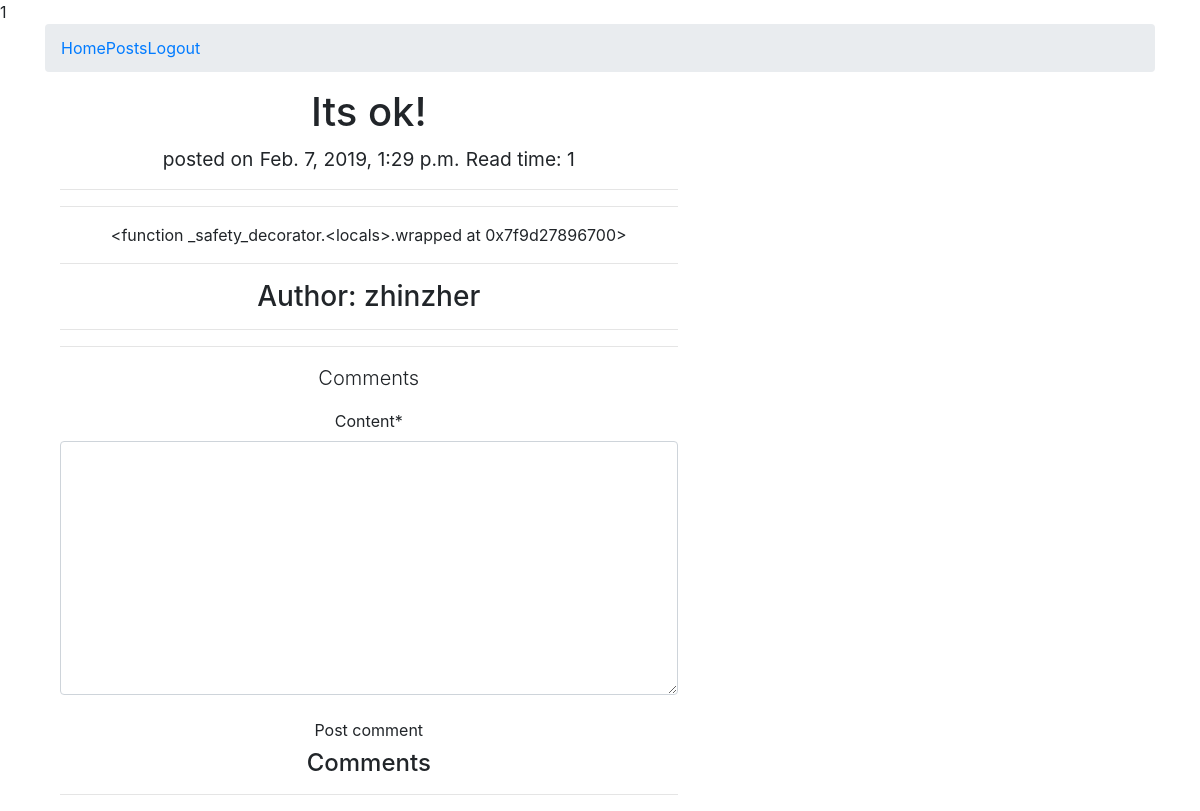
/post/rest/ (signed in), run on the app's committed database.
### post/models.py (models this page shows, shortened)
class Post(models.Model):
    user = models.ForeignKey(settings.AUTH_USER_MODEL, default=1, on_delete=models.CASCADE)
    title = models.CharField(max_length=120)
    slug = models.SlugField(unique=True)
    content = models.TextField()
    updated = models.DateTimeField(auto_now=True, auto_now_add=False)
    timestamp = models.DateTimeField(auto_now=False, auto_now_add=True)
    height_field = models.IntegerField(default=0)
    width_field = models.IntegerField(default=0)
    image = models.ImageField(
                              null=True, blank=True,
                              width_field='width_field',
                              height_field='height_field')
    draft = models.BooleanField(default=False)
    publish = models.DateTimeField(auto_now=False, auto_now_add=False)
    read_time = models.IntegerField(default=0)
    objects = PostManager()
    def get_markdown(self):
        content = self.content
        markdown_text = markdown(content)
        return mark_safe(markdown_text)
    @property
    def comments(self):
        instance = self
        qs = Comment.objects.filter_by_instance(instance)
        return qs
    @property
    def get_content_type(self):
        instance = self
        content_type = ContentType.objects.get_for_model(instance.__class__)
        return content_type

### post/views.py (the view, shortened to what this page needs)
# urls.py: path('post/<str:slug>/', post_detail, name='post-detail'),
def post_detail(request, slug=None):
    instance = get_object_or_404(Post, slug=slug)
    share_string = quote_plus(instance.content)
    initial_data = {
        'content_type': instance.get_content_type,
        'object_id': instance.id
    }
    form = CommentForm(request.POST or None, initial=initial_data)
    comments = instance.comments
    return render(request, 'post_detail.html', context={'post': instance,
                                                        'share_string': share_string,
                                                        'comments': comments,
                                                        'comment_form': form,
                                                        })

### comments/forms.py
class CommentForm(forms.Form):
    content_type = forms.CharField(widget=forms.HiddenInput)
    object_id = forms.IntegerField(widget=forms.HiddenInput)
    content = forms.CharField(widget=forms.Textarea)

### comments/models.py (called while the page is built)
    def filter_by_instance(self, instance):
        content_type = ContentType.objects.get_for_model(instance.__class__)
        obj_id = instance.id
        qs = super(CommentManager, self).filter(content_type=content_type, object_id= obj_id).filter(parent=None)
        return qs

### templates/post_detail.html (shortened to what this page needs)
{% extends 'base.html' %}
{% load crispy_forms_filters %}
{% block content %}
    <div class="col-sm-7 col-sm-offset-3">
        <h1>{{ post.title }} </h1>
        <h4>
            <small class="small">posted on</small>
            <small>{{ post.timestamp }}</small>
            <small>Read time:  {{ post.read_time }}</small>
        </h4>
        <hr/>
        <hr/>
        <div class='post-detail-item'>{{ post.get_markdown }}</div>
        <hr/>
        <h3>Author: {{ post.user }}</h3>
        <hr/>
        <hr/>
        <div>
            <p class="lead">Comments</p>
            <form method="POST" action=".">{% csrf_token %}
                {{ comment_form|crispy }}
                <input type="submit" value="Post comment" class="btn btn-default">
            </form>
            <h4>Comments</h4>
            <hr/>
        </div>
    </div>
{% endblock content %}

### data on the page
Post: title "Its ok!", timestamp "Feb. 7, 2019, 1:29 p.m.", read_time "1", get_markdown "<function _safety_decorator.<locals>.wrapped at 0x7f9d27896700>", user "zhinzher"
